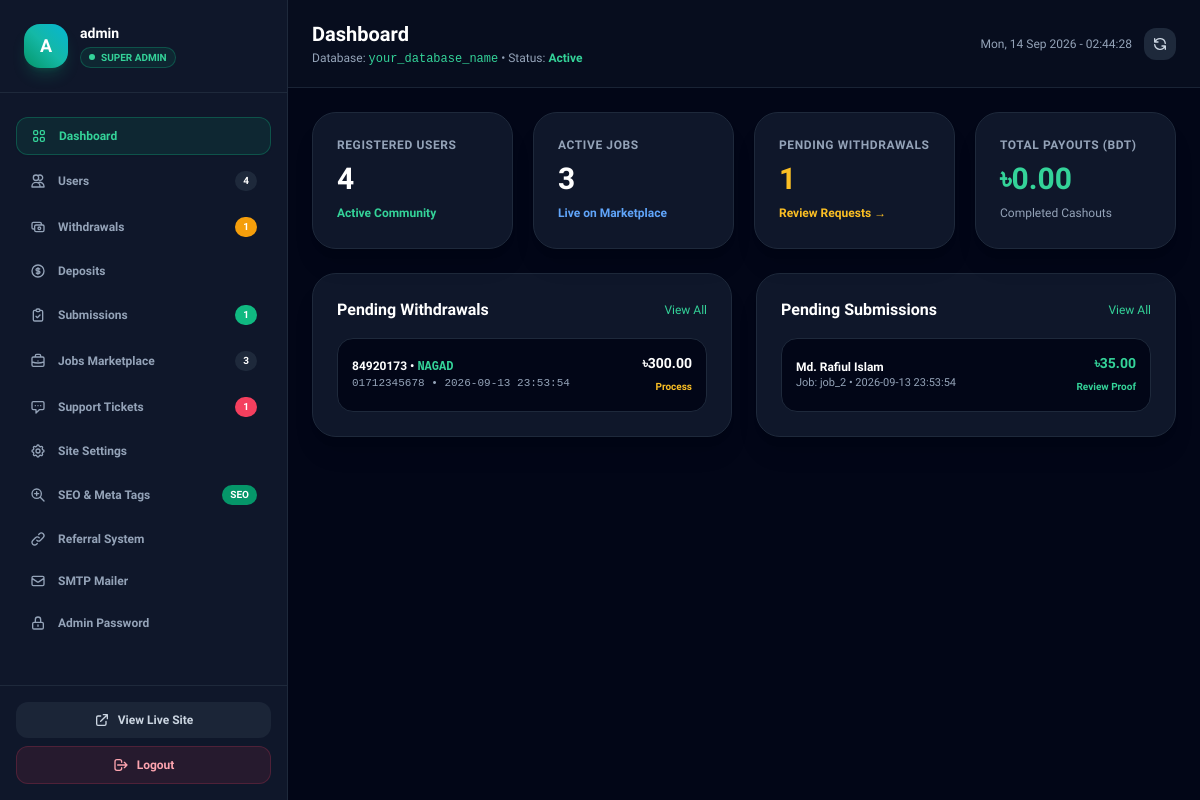
The page /admin/index.php (signed in) on the database its author committed.
### tables this page shows
CREATE TABLE `wallet_transactions` (
  `id` VARCHAR(50) PRIMARY KEY,
  `user_id` VARCHAR(50) NOT NULL,
  `type` ENUM('deposit', 'withdrawal', 'task_earning', 'job_post', 'referral_bonus', 'daily_streak', 'campaign_spend') NOT NULL,
  `title` VARCHAR(255) NOT NULL,
  `title_bn` VARCHAR(255) NOT NULL,
  `amount_bdt` DECIMAL(12,2) NOT NULL,
  `amount_usd` DECIMAL(12,2) NOT NULL,
  `method` VARCHAR(50) NULL,
  `account_number` VARCHAR(50) NULL,
  `trx_id` VARCHAR(100) NULL,
  `status` ENUM('completed', 'pending', 'rejected') DEFAULT 'pending',
  `note` TEXT NULL,
  `created_at` DATETIME DEFAULT CURRENT_TIMESTAMP
);

CREATE TABLE `task_submissions` (
  `id` VARCHAR(50) PRIMARY KEY,
  `job_id` VARCHAR(50) NOT NULL,
  `worker_id` VARCHAR(50) NOT NULL,
  `worker_name` VARCHAR(100) NOT NULL,
  `worker_avatar` VARCHAR(255) NULL,
  `proof_text` TEXT NOT NULL,
  `proof_url` TEXT NULL,
  `proof_image_url` LONGTEXT NULL,
  `status` ENUM('pending', 'approved', 'rejected', 'disputed') DEFAULT 'pending',
  `feedback` TEXT NULL,
  `earned_bdt` DECIMAL(10,2) NOT NULL,
  `earned_usd` DECIMAL(10,2) NOT NULL,
  `submitted_at` DATETIME DEFAULT CURRENT_TIMESTAMP
);

### includes/functions.php (called while the page is built, shortened)
<?php
require_once __DIR__ . '/../config/env.php';
if (!function_exists('app_url')) {
    function app_url($path = '') {
        $base = get_base_app_url();
        $trimmedPath = ltrim($path, '/');
        return $trimmedPath ? "$base/$trimmedPath" : $base;
    }
}
if (!function_exists('sanitize_output')) {
    function sanitize_output($string) {
        return htmlspecialchars((string)$string, ENT_QUOTES | ENT_SUBSTITUTE, 'UTF-8');
    }
}

### config/env.php (called while the page is built, shortened)
<?php
if (!function_exists('env')) {
    function env($key, $default = null) {
        $val = getenv($key);
        if ($val !== false) {
            return $val;
        }
        return $default;
    }
}
if (!function_exists('get_base_app_url')) {
    function get_base_app_url() {
        $configured = env('APP_URL');
        $isHttps = (
            (!empty($_SERVER['HTTPS']) && $_SERVER['HTTPS'] !== 'off') ||
            (!empty($_SERVER['HTTP_X_FORWARDED_PROTO']) && $_SERVER['HTTP_X_FORWARDED_PROTO'] === 'https') ||
            (!empty($_SERVER['SERVER_PORT']) && $_SERVER['SERVER_PORT'] == 443)
        );
        $protocol = $isHttps ? 'https://' : 'http://';
        $host = $_SERVER['HTTP_HOST'] ?? 'localhost';
        return rtrim($protocol . $host, '/');
    }
}

### admin/index.php (the view, shortened to what this page needs)
<?php
require_once __DIR__ . '/../config/env.php';
require_once __DIR__ . '/../includes/functions.php';
$db = get_db();
    ?>
    <?php
$tab = $_GET['tab'] ?? 'dashboard';
$kpiUsers = 0;
$kpiJobs = 0;
$kpiPendingWithdrawals = 0;
$kpiTotalPayoutBDT = 0.0;
if ($db) {
    try {
        $kpiUsers = (int)$db->query("SELECT COUNT(*) FROM users")->fetchColumn();
        $kpiJobs = (int)$db->query("SELECT COUNT(*) FROM jobs WHERE status = 'active'")->fetchColumn();
        $kpiPendingWithdrawals = (int)$db->query("SELECT COUNT(*) FROM wallet_transactions WHERE type = 'withdrawal' AND status = 'pending'")->fetchColumn();
        $kpiPendingDeposits = (int)$db->query("SELECT COUNT(*) FROM wallet_transactions WHERE type = 'deposit' AND status = 'pending'")->fetchColumn();
        $kpiPendingSubmissions = (int)$db->query("SELECT COUNT(*) FROM task_submissions WHERE status = 'pending'")->fetchColumn();
        $kpiOpenTickets = (int)$db->query("SELECT COUNT(*) FROM support_tickets WHERE status IN ('open', 'in_progress')")->fetchColumn();
        $kpiTotalPayoutBDT = (float)$db->query("SELECT COALESCE(SUM(amount_bdt), 0) FROM wallet_transactions WHERE type = 'withdrawal' AND status = 'completed'")->fetchColumn();
    } catch (Exception $e) {}
}
$adminUsername = $_SESSION['admin_username'] ?? 'Admin';
?>
<!DOCTYPE html>
<html lang="en" class="dark">
<head>
  <script src="https://cdn.tailwindcss.com"></script>
</head>
<body class="bg-slate-950 text-slate-100 min-h-screen flex flex-col antialiased selection:bg-emerald-500 selection:text-white">
  <div class="flex-1 flex min-h-screen">
    <aside id="sidebarDrawer" class="fixed inset-y-0 left-0 z-50 w-72 bg-slate-900 border-r border-slate-800 flex flex-col transition-transform duration-300 transform -translate-x-full lg:translate-x-0 lg:static lg:z-auto">
      <div class="p-6 border-b border-slate-800 flex items-center justify-between">
        <div class="flex items-center gap-3">
          <div class="w-11 h-11 rounded-2xl bg-gradient-to-tr from-emerald-600 via-teal-500 to-cyan-500 flex items-center justify-center font-black text-white text-lg shadow-lg shadow-emerald-500/20">
            <?= strtoupper(substr($adminUsername, 0, 1)) ?>
          </div>
          <div>
            <h2 class="font-bold text-white text-sm leading-snug"><?= sanitize_output($adminUsername) ?></h2>
            <div class="inline-flex items-center gap-1.5 px-2 py-0.5 rounded-full bg-emerald-500/10 border border-emerald-500/30 text-[10px] font-bold text-emerald-400 mt-0.5">
              <span class="w-1.5 h-1.5 rounded-full bg-emerald-400 animate-pulse"></span>
              SUPER ADMIN
            </div>
          </div>
        </div>
      </div>
      <nav class="flex-1 px-4 py-6 space-y-1.5 overflow-y-auto custom-scrollbar">
        <?php
        foreach ($navItems as $k => $item):
            $isActive = ($tab === $k);
        ?>
          <a href="<?= app_url('admin/index.php?tab=' . $k) ?>" class="flex items-center justify-between px-3.5 py-2.5 rounded-xl text-xs font-semibold transition-all <?= $isActive ? 'bg-emerald-500/10 text-emerald-400 border border-emerald-500/30 shadow-sm' : 'text-slate-400 hover:text-white hover:bg-slate-800/60' ?>">
            <div class="flex items-center gap-3">
              <svg class="w-4 h-4 shrink-0 <?= $isActive ? 'text-emerald-400' : 'text-slate-400' ?>" fill="none" stroke="currentColor" viewBox="0 0 24 24"><?= $item['icon'] ?></svg>
              <span><?= $item['label'] ?></span>
            </div>
            <?php if (!empty($item['badge'])): ?>
              <span class="px-2 py-0.5 rounded-full text-[10px] font-bold text-white <?= $item['badgeColor'] ?? 'bg-slate-800 text-slate-300' ?>"><?= $item['badge'] ?></span>
            <?php endif; ?>
          </a>
        <?php endforeach; ?>
      </nav>
      <div class="p-4 border-t border-slate-800 space-y-2">
        <a href="<?= app_url() ?>" target="_blank" class="w-full flex items-center justify-center gap-2 py-2.5 px-4 rounded-xl bg-slate-800/80 hover:bg-slate-800 text-slate-300 hover:text-white text-xs font-semibold transition-colors">
          <svg class="w-4 h-4" fill="none" stroke="currentColor" viewBox="0 0 24 24"><path stroke-linecap="round" stroke-linejoin="round" stroke-width="2" d="M10 6H6a2 2 0 00-2 2v10a2 2 0 002 2h10a2 2 0 002-2v-4M14 4h6m0 0v6m0-6L10 14"/></svg>
          <span>View Live Site</span>
        </a>
        <a href="<?= app_url('admin/index.php?action=logout') ?>" class="w-full flex items-center justify-center gap-2 py-2.5 px-4 rounded-xl bg-rose-500/10 hover:bg-rose-500/20 text-rose-300 text-xs font-semibold transition-colors border border-rose-500/20">
          <svg class="w-4 h-4" fill="none" stroke="currentColor" viewBox="0 0 24 24"><path stroke-linecap="round" stroke-linejoin="round" stroke-width="2" d="M17 16l4-4m0 0l-4-4m4 4H7m6 4v1a3 3 0 01-3 3H6a3 3 0 01-3-3V7a3 3 0 013-3h4a3 3 0 013 3v1"/></svg>
          <span>Logout</span>
        </a>
      </div>
    </aside>
    <main class="flex-1 flex flex-col min-w-0 bg-slate-950 overflow-y-auto">
      <header class="px-6 py-5 bg-slate-900/40 border-b border-slate-800/80 flex items-center justify-between">
        <div>
          <h1 class="text-xl font-black text-white capitalize"><?= str_replace('_', ' ', $tab) ?></h1>
          <p class="text-xs text-slate-400 mt-0.5">Database: <span class="text-emerald-400 font-mono"><?= env('DB_NAME', 'bahubal2_Amaderjob8383') ?></span> &bull; Status: <span class="text-emerald-400 font-semibold">Active</span></p>
        </div>
        <div class="flex items-center gap-3">
          <span class="text-xs text-slate-400 hidden sm:inline"><?= date('D, d M Y - H:i:s') ?></span>
          <a href="<?= app_url('admin/index.php?tab=' . $tab) ?>" class="p-2 rounded-xl bg-slate-800 text-slate-300 hover:text-white transition-colors" title="Refresh">
            <svg class="w-4 h-4" fill="none" stroke="currentColor" viewBox="0 0 24 24"><path stroke-linecap="round" stroke-linejoin="round" stroke-width="2" d="M4 4v5h.582m15.356 2A8.001 8.001 0 004.582 9m0 0H9m11 11v-5h-.581m0 0a8.003 8.003 0 01-15.357-2m15.357 2H15"/></svg>
          </a>
        </div>
      </header>
      <div class="p-6 space-y-6">
        <?php if ($tab === 'dashboard'): ?>
          <div class="grid grid-cols-1 sm:grid-cols-2 lg:grid-cols-4 gap-5">
            <div class="p-6 rounded-3xl bg-slate-900 border border-slate-800 shadow-xl relative overflow-hidden">
              <div class="text-xs font-bold text-slate-400 uppercase tracking-wider">Registered Users</div>
              <div class="text-3xl font-black text-white mt-2"><?= number_format($kpiUsers) ?></div>
              <div class="text-xs text-emerald-400 mt-2 flex items-center gap-1 font-semibold">
                <span>Active Community</span>
              </div>
            </div>
            <div class="p-6 rounded-3xl bg-slate-900 border border-slate-800 shadow-xl relative overflow-hidden">
              <div class="text-xs font-bold text-slate-400 uppercase tracking-wider">Active Jobs</div>
              <div class="text-3xl font-black text-white mt-2"><?= number_format($kpiJobs) ?></div>
              <div class="text-xs text-blue-400 mt-2 font-semibold">Live on Marketplace</div>
            </div>
            <div class="p-6 rounded-3xl bg-slate-900 border border-slate-800 shadow-xl relative overflow-hidden">
              <div class="text-xs font-bold text-slate-400 uppercase tracking-wider">Pending Withdrawals</div>
              <div class="text-3xl font-black text-amber-400 mt-2"><?= number_format($kpiPendingWithdrawals) ?></div>
              <a href="<?= app_url('admin/index.php?tab=withdrawals') ?>" class="text-xs text-amber-400 hover:underline mt-2 inline-block font-semibold">Review Requests &rarr;</a>
            </div>
            <div class="p-6 rounded-3xl bg-slate-900 border border-slate-800 shadow-xl relative overflow-hidden">
              <div class="text-xs font-bold text-slate-400 uppercase tracking-wider">Total Payouts (BDT)</div>
              <div class="text-3xl font-black text-emerald-400 mt-2">৳<?= number_format($kpiTotalPayoutBDT, 2) ?></div>
              <div class="text-xs text-slate-400 mt-2">Completed Cashouts</div>
            </div>
          </div>
          <div class="grid grid-cols-1 lg:grid-cols-2 gap-6 mt-6">
            <div class="p-6 rounded-3xl bg-slate-900 border border-slate-800 shadow-xl">
              <div class="flex items-center justify-between mb-4">
                <h3 class="font-bold text-white text-base">Pending Withdrawals</h3>
                <a href="<?= app_url('admin/index.php?tab=withdrawals') ?>" class="text-xs text-emerald-400 hover:underline">View All</a>
              </div>
              <?php
              $pWithdrawals = [];
              if ($db) {
                  try {
                      $pStmt = $db->query("SELECT * FROM wallet_transactions WHERE type = 'withdrawal' AND status = 'pending' ORDER BY created_at DESC LIMIT 5");
                      $pWithdrawals = $pStmt->fetchAll();
                  } catch (Exception $e) {}
              }
              ?>
              <?php if (empty($pWithdrawals)): ?>
                <p class="text-xs text-slate-400 py-6 text-center">No pending withdrawal requests right now.</p>
              <?php else: ?>
                <div class="space-y-3">
                  <?php foreach ($pWithdrawals as $w): ?>
                    <div class="p-3.5 rounded-2xl bg-slate-950 border border-slate-800 flex items-center justify-between">
                      <div>
                        <div class="text-xs font-bold text-white"><?= sanitize_output($w['user_id']) ?> &bull; <span class="text-emerald-400 uppercase font-mono"><?= sanitize_output($w['method']) ?></span></div>
                        <div class="text-[11px] text-slate-400 font-mono"><?= sanitize_output($w['account_number']) ?> &bull; <?= $w['created_at'] ?></div>
                      </div>
                      <div class="text-right">
                        <div class="text-sm font-black text-white">৳<?= number_format($w['amount_bdt'], 2) ?></div>
                        <a href="<?= app_url('admin/index.php?tab=withdrawals') ?>" class="text-[10px] font-bold text-amber-400 hover:underline">Process</a>
                      </div>
                    </div>
                  <?php endforeach; ?>
                </div>
              <?php endif; ?>
            </div>
            <div class="p-6 rounded-3xl bg-slate-900 border border-slate-800 shadow-xl">
              <div class="flex items-center justify-between mb-4">
                <h3 class="font-bold text-white text-base">Pending Submissions</h3>
                <a href="<?= app_url('admin/index.php?tab=submissions') ?>" class="text-xs text-emerald-400 hover:underline">View All</a>
              </div>
              <?php
              $pSubs = [];
              if ($db) {
                  try {
                      $psStmt = $db->query("SELECT * FROM task_submissions WHERE status = 'pending' ORDER BY submitted_at DESC LIMIT 5");
                      $pSubs = $psStmt->fetchAll();
                  } catch (Exception $e) {}
              }
              ?>
              <?php if (empty($pSubs)): ?>
                <p class="text-xs text-slate-400 py-6 text-center">No pending task proofs to review.</p>
              <?php else: ?>
                <div class="space-y-3">
                  <?php foreach ($pSubs as $s): ?>
                    <div class="p-3.5 rounded-2xl bg-slate-950 border border-slate-800 flex items-center justify-between">
                      <div>
                        <div class="text-xs font-bold text-white"><?= sanitize_output($s['worker_name']) ?></div>
                        <div class="text-[11px] text-slate-400">Job: <?= sanitize_output($s['job_id']) ?> &bull; <?= $s['submitted_at'] ?></div>
                      </div>
                      <div class="text-right">
                        <div class="text-sm font-black text-emerald-400">৳<?= number_format($s['earned_bdt'], 2) ?></div>
                        <a href="<?= app_url('admin/index.php?tab=submissions') ?>" class="text-[10px] font-bold text-emerald-400 hover:underline">Review Proof</a>
                      </div>
                    </div>
                  <?php endforeach; ?>
                </div>
              <?php endif; ?>
            </div>
          </div>
        <?php endif; ?>
      </div>
    </main>
  </div>
</body>
</html>

### admin/index.php (style rules this page uses)
body { font-family: 'Plus Jakarta Sans', sans-serif; }

### rows shown on the page
wallet_transactions: user "84920173", method "NAGAD", account_number "01712345678", created_at "2026-09-13 23:53:54", amount_bdt "300.00"
task_submissions: worker_name "Md. Rafiul Islam", job "job_2", submitted_at "2026-09-13 23:53:54", earned_bdt "35.00"

### other values the page prints
substr($adminUsername, 0, 1) "A"
sanitize_output($adminUsername) "admin"
$item['label'] "Dashboard"
$item['label'] "Users"
$item['badge'] "4"
$item['label'] "Withdrawals"
$item['badge'] "1"
$item['label'] "Deposits"
$item['label'] "Submissions"
$item['label'] "Jobs Marketplace"
$item['badge'] "3"
$item['label'] "Support Tickets"
$item['label'] "Site Settings"
$item['label'] "SEO & Meta Tags"
$item['badge'] "SEO"
